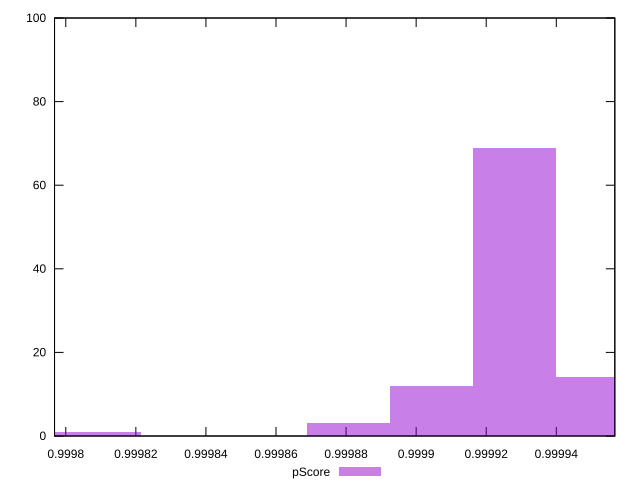

gnuplot code for this plot:
reset

$pScore <<EOF
0.9999281835028756 69
0.9999519274342864 14
0.9999044395714648 12
0.999880695640054 3
0.9997857199144109 1
0.9998094638458217 1
EOF

set key outside below
set boxwidth 0.000023743931410796563
set xrange [0.9997967906032095:0.9999567034424399]
set yrange [0:100]
set trange [0:100]
set style fill transparent solid 0.5 noborder
set terminal svg size 640, 490 enhanced background rgb 'white'
set output "reprap/mainthread-work-breakdown/samples/pages+cached+noexternal+nofonts+nosvg+noimg/pScore/histogram.svg"

plot $pScore title "pScore" with boxes

reset
